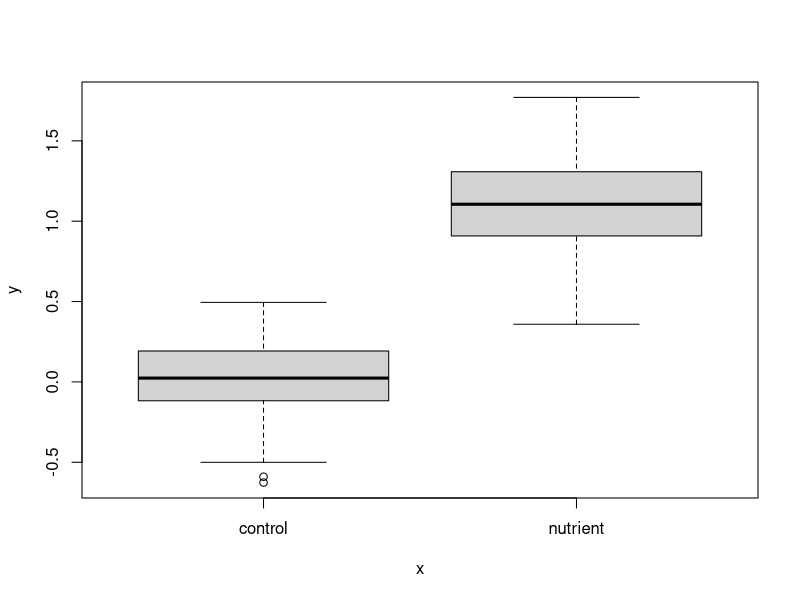

Reproduce this figure in R.
## ---- chunk 1
# To simulate the data we have to designate how many different groups
# we have ('control' and 'treatment')
# And we also have to give our group levels some names
gr.levels<- c("control", "nutrient")
## ---- chunk 2
# Here we're designating the number of plants that we have
# size measurements for (the same n for each group)
n<- 50

# and creating our factor variable 
x<- rep(gr.levels, each=n)
print(x[c(1:5, 50:55)])

## ---- chunk 3
# population means for each group (lets say units are in meters)
pop.mu<-c (0.1, 1.1)

# Creating a vector with the means that corresponds to 
# our group level variable (x)
means<- rep(pop.mu, each=n)
# inspecting the vectors (x) and means 
print(cbind(x[c(1:5, 50:55)], means[c(1:5, 50:55)]))

# assigning the population variance (assuming variance across groups is equal)
sigma<- 0.25
## ---- chunk 4
# Adding the random noise and
# generating data
y<-rnorm(n*length(gr.levels), means, sigma)
#voila!

## ---- chunk 5
boxplot(y~x)
## ---- chunk 6
# restricted model
m1<- lm(y~1) # the 1 signifies we're just estimating one grand mean (or our alpha in the equations above)

# Note in the summary above below is called "(Intercept)"
summary(m1) 


# more flexible models 
m2<- lm(y~x) 
# this tells the software to estimate a mean for the two groups indexed by our factor 
# (we get an alpha and a beta now)

# Now in the summary below we have our alpha (or "(Intercept)" estimated with the additional group level mean
# for our nutrient addition (beta or "xnutrient"))
summary(m2)
## ---- chunk 7
lapply(list(m1,m2), logLik)
## ---- chunk 8
D<- 2*(logLik(m2)-logLik(m1))


## ---- chunk 9
#  Using the chi squared distribution to caluculate the pvalue
pvalue <- dchisq(D, 1)

# And there we go..
print(pvalue)
